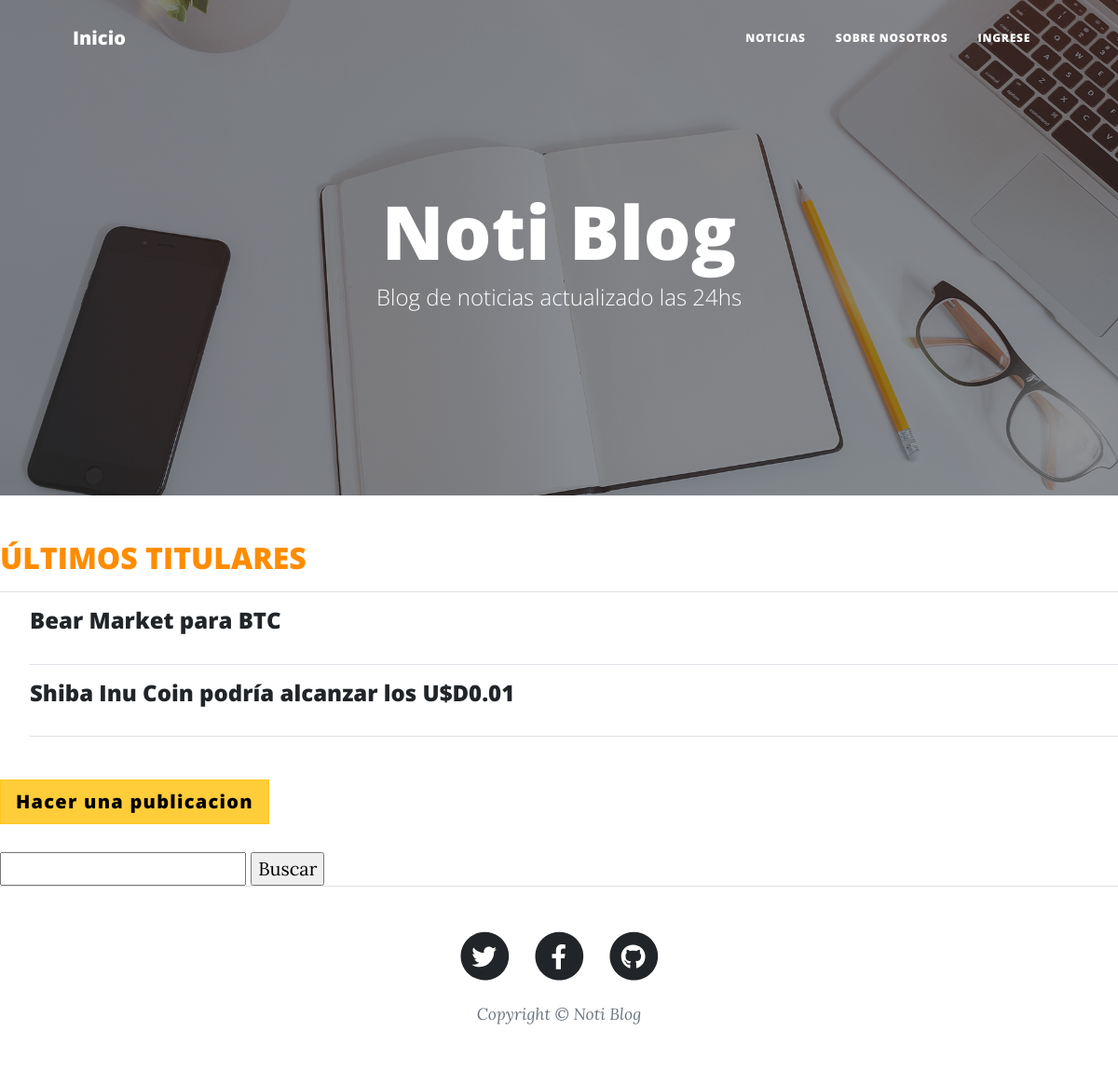
/PlayApp/publicaciones/, run on an earlier commit of the app's database.
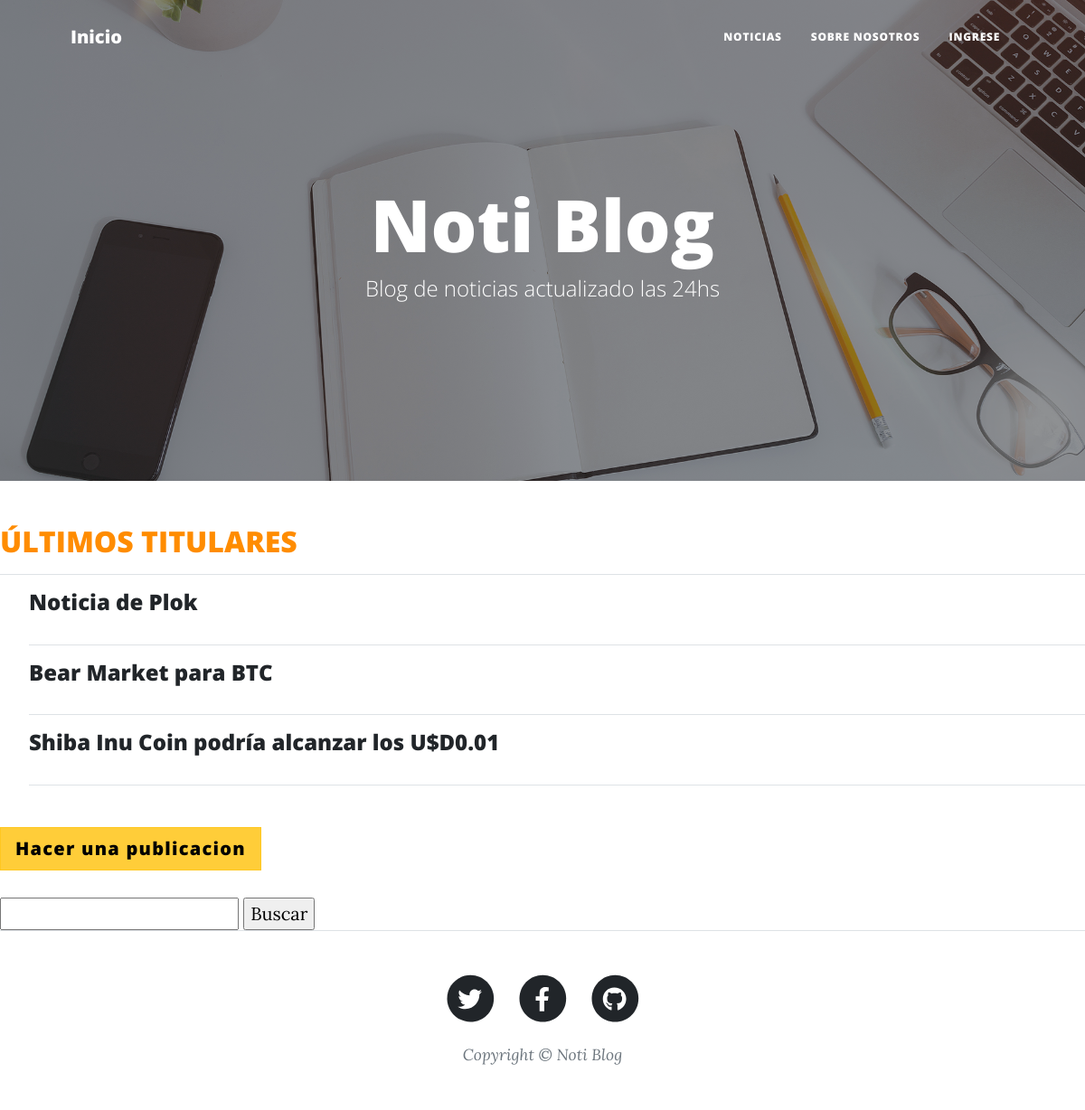
And on a later commit of the database.
### PlayApp/models.py (models this page shows, shortened)
class Publicacion(models.Model):
    titulo = models.CharField(max_length=50, null=False, blank=False)
    autor = models.ForeignKey(settings.AUTH_USER_MODEL, on_delete=models.CASCADE)
    subtitulo = models.CharField(max_length=100, null=False, blank=False)
    noticia = RichTextField(max_length=5000)
    imagen = models.ImageField(upload_to=upload_publicacion, null=False, blank=False)
    fecha_publi= models.DateTimeField(auto_now_add=True, verbose_name="fecha publicación")
    fecha_actualizacion = models.DateTimeField(auto_now=True, verbose_name="fecha actualización")
    slug = models.SlugField(blank=True, unique=True)

### PlayApp/views.py (the view)
# urls.py: path("publicaciones/", views.publicaciones, name = "Publicaciones"),
def publicaciones(request):
    publis = Publicacion.objects.all().order_by('-fecha_publi') [0:3]
    return render(request, "PlayApp/T04-publicaciones.html", {"publis": publis})

### PlayApp/Templates/PlayApp/T04-publicaciones.html
{% extends "PlayApp/T01-view.html" %}
{% load static %}
{% block ContenidoTemplate %}
<h2 style="color:darkorange">ÚLTIMOS TITULARES</h2><hr>
{% for object in publis %}
    <ul>
        <h4><a href="{% url 'Detalle Publicaciones' object.id %}">{{object.titulo}}</a></h4>
        <p>{{object.nombre}}</p><hr>
    </ul>
{% endfor %}
<br><a  class="btn btn-warning btn-lg active" href="{% url 'Publicaciones Form' %}">Hacer una publicacion</a>
<form action="/PlayApp/busqueda_publicacion/" method="GET">
    <br><input type="text" name="titulo" id="titulo">
    <input type="submit" value="Buscar" span="glyphicon glyphicon-search">
</form>
{% endblock %}

What changed in the data, as far as the page shows it:
added Publicacion: titulo "Noticia de Plok"
